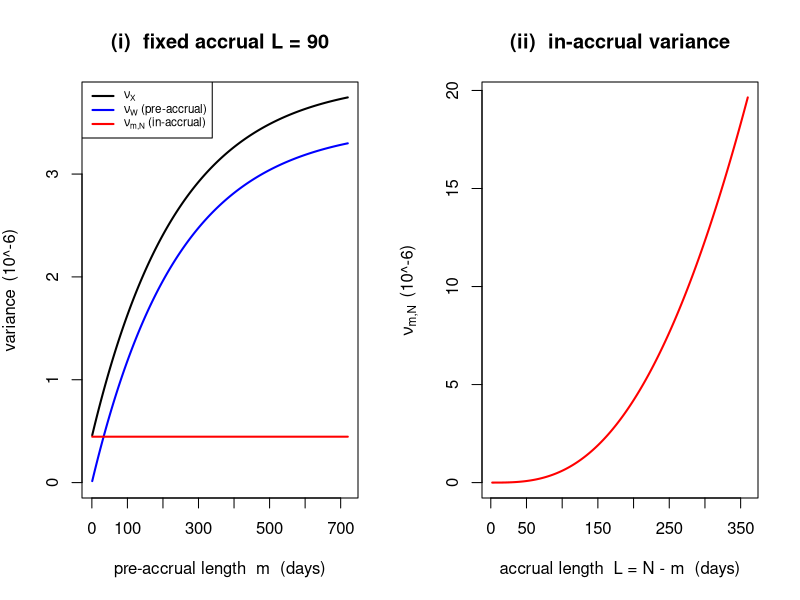
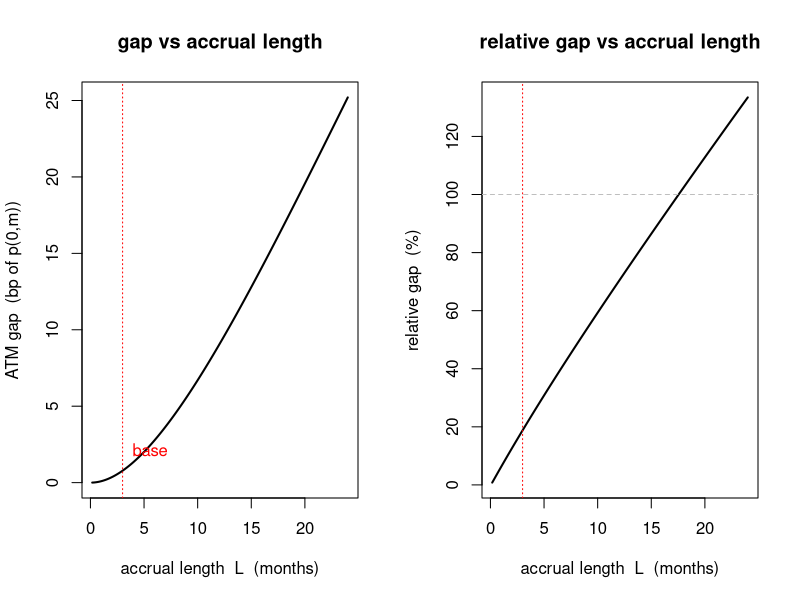
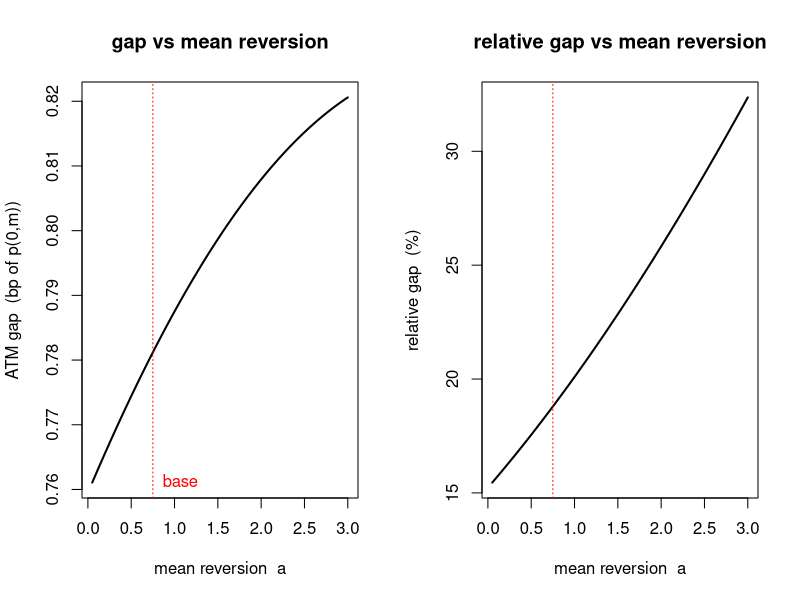
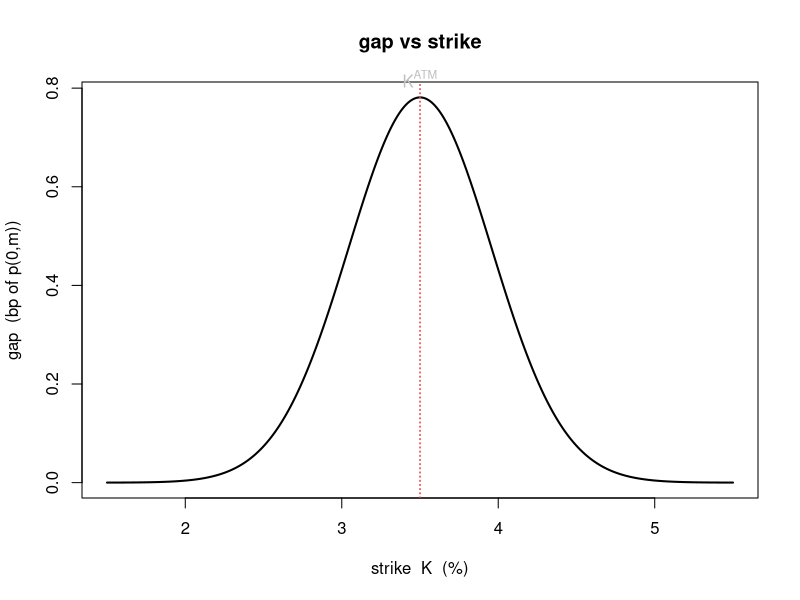

These charts were generated, in order, by the following R code:
# =========================================================
# Numerical analysis: discrete Hull-White backward-looking
# caplets and the backward-forward gap
# Reproduces all figures and numbers of Section 4.
# =========================================================

# ---------- Base case ----------
Delta   <- 1/360          # ACT/360, one step = one calendar day
a0      <- 0.75           # mean reversion
sig0    <- 0.01           # annualized short-rate vol (100 bp)
m0      <- 90             # base pre-accrual length (3M)
L0      <- 90             # base accrual length     (3M)
Katm0   <- 0.035          # ATM strike K^ATM for normalized plots

out_dir <- "figures"
if (!dir.exists(out_dir)) dir.create(out_dir)

save_png <- function(name, draw, width = 2000, height = 1000, res = 200) {
  png(file.path(out_dir, paste0(name, ".png")),
      width = width, height = height, res = res)
  draw()
  dev.off()
}

# ---------- Variance components ----------

S_ell <- function(ell, a, Delta) {
  c <- exp(-a * Delta)
  (1 - c^ell) / (1 - c)
}

nu_in <- function(L, a, sigma, Delta) {           #computationally efficient closed form of the summation
  if (L <= 1) return(0)
  c <- exp(-a * Delta)
  s <- ((L - 1) - 2*c*(1 - c^(L-1))/(1 - c) + c^2*(1 - c^(2*(L-1)))/(1 - c^2)) / (1 - c)^2
  Delta^2 * sigma^2 * (1 - c^2) / (2 * a) * s     
}

nu_pre <- function(m, L, a, sigma, Delta) {
  if (m < 1) return(0)
  c    <- exp(-a * Delta)
  SL   <- S_ell(L, a, Delta)
  geom <- (1 - c^(2 * m)) / (1 - c^2)
  Delta^2 * sigma^2 * (1 - c^2) / (2 * a) * SL^2 * geom
}

nu_X <- function(m, L, a, sigma, Delta) {
  nu_pre(m, L, a, sigma, Delta) + nu_in(L, a, sigma, Delta)
}

nu_pre_inf <- function(m, a, sigma, Delta) {
  c <- exp(-a * Delta)
  Delta^2 * sigma^2 * (1 - c^2) / (2 * a) * (1 - c^(2 * m)) / ((1 - c)^2 * (1 - c^2))
}

# ---------- Prices (normalized by p(0,m)) ----------

caplet_norm <- function(nu, K, Katm, alpha) {
  ratio <- log((1 + alpha * Katm) / (1 + alpha * K))
  d1 <- (ratio + 0.5 * nu) / sqrt(nu)
  d2 <- d1 - sqrt(nu)
  pnorm(d1) - (1 + alpha * K) / (1 + alpha * Katm) * pnorm(d2)
}

caplet_atm <- function(nu) 2 * pnorm(0.5 * sqrt(nu)) - 1

# ---------- Gap: EXACT closed forms (used in all plots) ----------

gap_norm <- function(nuW, nuX, K, Katm, alpha) {
  caplet_norm(nuX, K, Katm, alpha) - caplet_norm(nuW, K, Katm, alpha)
}

gap_atm_exact <- function(nuW, nuX) {
  2 * (pnorm(0.5 * sqrt(nuX)) - pnorm(0.5 * sqrt(nuW)))
}

gap_rel_exact <- function(nuW, nuX) {
  caplet_atm(nuX) / caplet_atm(nuW) - 1
}

M_max <- function(nuW, nuX) -0.5 * sqrt(nuX * nuW)
K_max <- function(nuW, nuX, Katm, alpha) {
  ((1 + alpha * Katm) * exp(-M_max(nuW, nuX)) - 1) / alpha
}

# ---------- Gap: leading-order forms ----------

gap_atm_lo <- function(nuW, nuX) (sqrt(nuX) - sqrt(nuW)) / sqrt(2 * pi)
gap_rel_lo <- function(nuW, nuI) sqrt(1 + nuI / nuW) - 1

# ---------- Base-case values ----------

nW0 <- nu_pre(m0, L0, a0, sig0, Delta)
nI0 <- nu_in(L0, a0, sig0, Delta)
nX0 <- nW0 + nI0
alpha0 <- L0 * Delta

# ---------- Colors ----------

col_W <- "blue"
col_I <- "red"
col_X <- "black"


# =================
# Section 4: plots
# =================

draw_4a <- function() {
  par(mfrow = c(1,2))
  mm <- 1:720
  vW <- sapply(mm, nu_pre, L=L0, a=a0, sigma=sig0, Delta=Delta) * 1e6
  vI <- rep(nu_in(L0,a0,sig0,Delta), length(mm)) * 1e6
  vX <- vW + vI
  plot(mm, vX, type="l", lwd=2, col=col_X, ylim=c(0, max(vX)),
       xlab="pre-accrual length  m  (days)",
       ylab=expression(variance ~~ "(10^-6)"), main="(i)  fixed accrual L = 90")
  lines(mm, vW, lwd=2, col=col_W)
  lines(mm, vI, lwd=2, col=col_I)
  legend("topleft", lwd=2, col=c(col_X,col_W,col_I),
         legend=c(expression(nu[X]), expression(nu[W]~"(pre-accrual)"),
                  expression(nu[m*","*N]~"(in-accrual)")), cex=0.7)
  LL <- 2:360
  vIL <- sapply(LL, nu_in, a=a0, sigma=sig0, Delta=Delta) * 1e6
  plot(LL, vIL, type="l", lwd=2, col=col_I,
       xlab="accrual length  L = N - m  (days)",
       ylab=expression(nu[m*","*N] ~~ "(10^-6)"),
       main="(ii)  in-accrual variance")
  par(mfrow=c(1,1))
}

draw_4b <- function() {
  par(mfrow = c(1,2))
  LL <- seq(5, 720, by = 1)
  vw <- sapply(LL, function(L) nu_pre(m0,L,a0,sig0,Delta))
  vx <- vw + sapply(LL, function(L) nu_in(L,a0,sig0,Delta))
  ex <- 1e4 * gap_atm_exact(vw, vx)
  plot(LL/30, ex, type = "l", lwd = 2, col = col_X,
       xlab = "accrual length  L  (months)", ylab = "ATM gap  (bp of p(0,m))",
       main = "gap vs accrual length")
  abline(v = L0/30, lty = 3, col = col_I)
  text(L0/30, max(ex)*0.08, "base", col = col_I, pos = 4)
  rel <- 100 * gap_rel_exact(vw, vx)
  plot(LL/30, rel, type = "l", lwd = 2, col = col_X,
       xlab = "accrual length  L  (months)", ylab = "relative gap  (%)",
       main = "relative gap vs accrual length")
  abline(v = L0/30, lty = 3, col = col_I)
  abline(h = 100, lty = 2, col = "gray")
  par(mfrow = c(1,1))
}

draw_4c <- function() {
  par(mfrow = c(1,2))
  aa <- seq(0.05, 3, length.out = 2000)
  vw <- sapply(aa, function(a) nu_pre(m0,L0,a,sig0,Delta))
  vx <- vw + sapply(aa, function(a) nu_in(L0,a,sig0,Delta))
  ex <- 1e4 * gap_atm_exact(vw, vx)
  plot(aa, ex, type = "l", lwd = 2, col = col_X,
       xlab = "mean reversion  a", ylab = "ATM gap  (bp of p(0,m))",
       main = "gap vs mean reversion")
  abline(v = a0, lty = 3, col = col_I)
  text(a0, min(ex), "base", col = col_I, pos = 4)
  rel <- 100 * gap_rel_exact(vw, vx)
  plot(aa, rel, type = "l", lwd = 2, col = col_X,
       xlab = "mean reversion  a", ylab = "relative gap  (%)",
       main = "relative gap vs mean reversion")
  abline(v = a0, lty = 3, col = col_I)
  par(mfrow = c(1,1))
}

draw_4d <- function() {
  KK <- seq(Katm0 - 0.02, Katm0 + 0.02, length.out = 4000)
  ex <- sapply(KK, function(K) 1e4 * gap_norm(nW0, nX0, K, Katm0, alpha0))
  Kmx <- K_max(nW0, nX0, Katm0, alpha0)
  plot(100*KK, ex, type = "l", lwd = 2, col = col_X,
       xlab = "strike  K  (%)", ylab = "gap  (bp of p(0,m))",
       main = "gap vs strike")
  abline(v = 100*Katm0, lty = 3, col = "gray")
  abline(v = 100*Kmx,   lty = 3, col = col_I)   # coincides visually with K^ATM
  text(100*Katm0, max(ex), expression(K^"ATM"), col = "gray", pos = 3, xpd = TRUE)
  cat(sprintf("check 4d: grid argmax K = %.6f%%, closed-form K^max = %.6f%%\n",
              100*KK[which.max(ex)], 100*Kmx))
}

# ---------- Render everything ----------
save_png("fig_4a", draw_4a)
save_png("fig_4b", draw_4b)
save_png("fig_4c", draw_4c)
save_png("fig_4d", draw_4d)

# ===================================================
#  PAPER CLAIM CHECKS
#  Every number quoted in Section 4, recomputed here.
# ===================================================


cat("\n---- Section 4.1 text ----\n")
cat(sprintf("c = %.5f   (paper: 0.99792)\n", exp(-a0*Delta)))

cat("\n---- Table 1, base case ----\n")
cat(sprintf("c^L = %.3f   (paper: 0.829)\n", exp(-a0*Delta)^L0))
cat(sprintf("S_L = %.1f   (paper: 82.2, vs L = 90)\n", S_ell(L0,a0,Delta)))
cat(sprintf("nu_W = %.2e, sqrt = %.2e   (paper: 1.09e-6, 1.04e-3)\n", nW0, sqrt(nW0)))
cat(sprintf("nu_{m,N} = %.2e, sqrt = %.2e   (paper: 4.46e-7, 6.68e-4)\n", nI0, sqrt(nI0)))
cat(sprintf("nu_X = %.2e, sqrt = %.2e   (paper: 1.53e-6, 1.24e-3)\n", nX0, sqrt(nX0)))
cat(sprintf("variance shares: pre %.1f%%, in %.1f%%   (paper: about 71%%)\n",
            100*nW0/nX0, 100*nI0/nX0))

cat("\n---- Remark on the leading-order form ----\n")
cat(sprintf("rel. error of LO vs exact ATM gap = %.1e   (paper: 1.6e-7)\n",
            abs(gap_atm_lo(nW0,nX0)/gap_atm_exact(nW0,nX0) - 1)))

cat("\n---- Remark on saturation ----\n")
nWinf <- nu_pre_inf(m0, a0, sig0, Delta)
cat(sprintf("nu_W^inf = %.3e, sqrt = %.3e\n", nWinf, sqrt(nWinf)))
cat(sprintf("limiting ATM gap = %.4f * p(n,m)\n", 2*pnorm(-0.5*sqrt(nWinf))))
cat(sprintf("nu_in(L=1e6) / [sigma^2 Delta L/a^2] = %.4f   (should be approaching 1)\n",
            nu_in(1e6,a0,sig0,Delta) / (sig0^2*Delta*1e6/a0^2)))
L1 <- a0^2/(sig0^2*Delta)
cat(sprintf("L such that nu_X ~ 1: %.2e days   (paper: order 1e6)\n", L1))
cat(sprintf("nu_X at that L = %.3f   (should be near 1)\n",
            nu_pre(m0,L1,a0,sig0,Delta) + nu_in(L1,a0,sig0,Delta)))
scl <- 1e-2/sqrt(nX0)
vw_s <- nu_pre(m0,L0,a0,sig0*scl,Delta)
vx_s <- vw_s + nu_in(L0,a0,sig0*scl,Delta)
cat(sprintf("LO rel. error at sqrt(nu_X) = 1e-2: %.2e   (paper: around 1e-5)\n",
            abs(gap_atm_lo(vw_s,vx_s)/gap_atm_exact(vw_s,vx_s) - 1)))

cat("\n---- Base-case gap paragraph ----\n")
cat(sprintf("fr caplet = %.2f bp, br caplet = %.2f bp   (paper: 4.16, 4.94)\n",
            1e4*caplet_atm(nW0), 1e4*caplet_atm(nX0)))
cat(sprintf("ATM gap = %.2f bp   (paper: 0.78)\n", 1e4*gap_atm_exact(nW0,nX0)))
cat(sprintf("relative gap = %.1f%%   (paper: 18.8)\n", 100*gap_rel_exact(nW0,nX0)))
sHW <- seq(0.001, 0.025, length.out = 200)
vw_v <- sapply(sHW, function(s) nu_pre(m0,L0,a0,s,Delta))
vx_v <- vw_v + sapply(sHW, function(s) nu_in(L0,a0,s,Delta))
rel_v <- 100*gap_rel_exact(vw_v, vx_v)
cat(sprintf("relative gap over sigma sweep: min %.3f%%, max %.3f%%   (paper: flat at 18.8)\n",
            min(rel_v), max(rel_v)))

cat("\n---- Remark on the maximum near the money ----\n")
cat(sprintf("0.5*sqrt(nu_X nu_W) = %.1e   (paper: 6.4e-7)\n", 0.5*sqrt(nX0*nW0)))
Kmx0 <- K_max(nW0, nX0, Katm0, alpha0)
cat(sprintf("K^max - K^ATM = %.3e bp   (paper: well under 0.1 bp)\n",
            1e4*(Kmx0 - Katm0)))

cat("\n---- Accrual-length paragraph ----\n")
relL <- function(L) 100*gap_rel_exact(nu_pre(m0,L,a0,sig0,Delta),
                                      nu_pre(m0,L,a0,sig0,Delta)+nu_in(L,a0,sig0,Delta))
cat(sprintf("relative gap at 1M = %.1f%%   (paper: about 6)\n", relL(30)))
cat(sprintf("relative gap at 3M = %.1f%%   (paper: 18.8)\n", relL(90)))
cat(sprintf("relative gap at 2Y = %.0f%%   (paper: roughly 133)\n", relL(720)))
L_cross <- uniroot(function(L) relL(L) - 100, c(200, 800))$root
cat(sprintf("relative gap crosses 100%% at %.2f months   (paper: near eighteen)\n",
            L_cross/30))


cat("\n---- Mean-reversion paragraph ----\n")
gap_a <- function(a) {
  w <- nu_pre(m0,L0,a,sig0,Delta)
  1e4*gap_atm_exact(w, w + nu_in(L0,a,sig0,Delta))
}
rel_a <- function(a) {
  w <- nu_pre(m0,L0,a,sig0,Delta)
  100*gap_rel_exact(w, w + nu_in(L0,a,sig0,Delta))
}

cat(sprintf("absolute gap: %.2f bp at a=0.05, %.2f bp at a=3   (paper: 0.76 to 0.82)\n",
            gap_a(0.05), gap_a(3)))
cat(sprintf("relative gap: %.0f%% at a=0.05, %.0f%% at a=3   (paper: 15 to 32)\n",
            rel_a(0.05), rel_a(3)))
